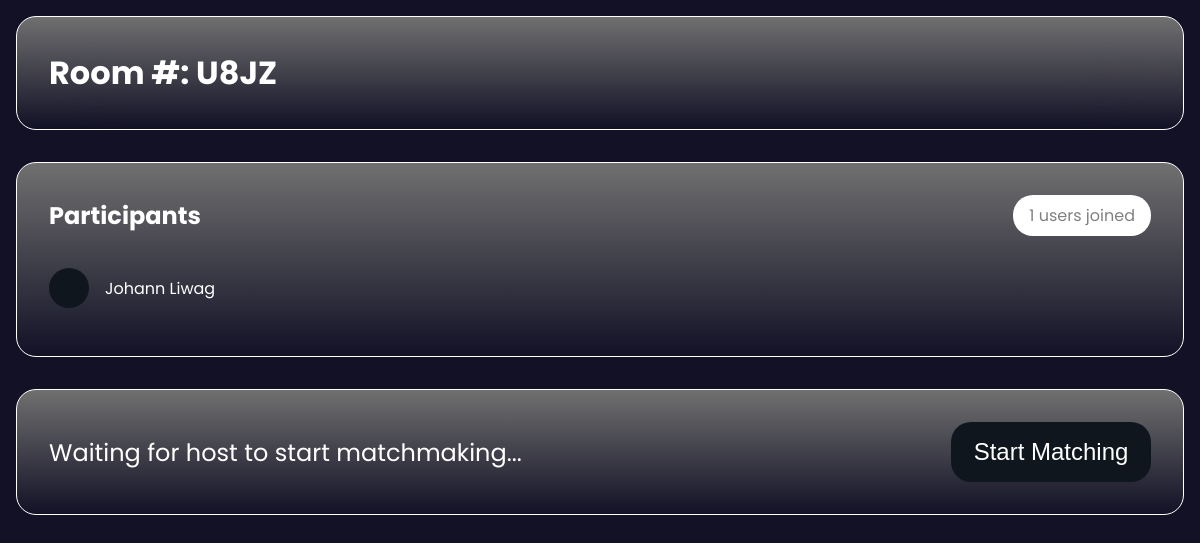
Page /master/match on the earlier database version.
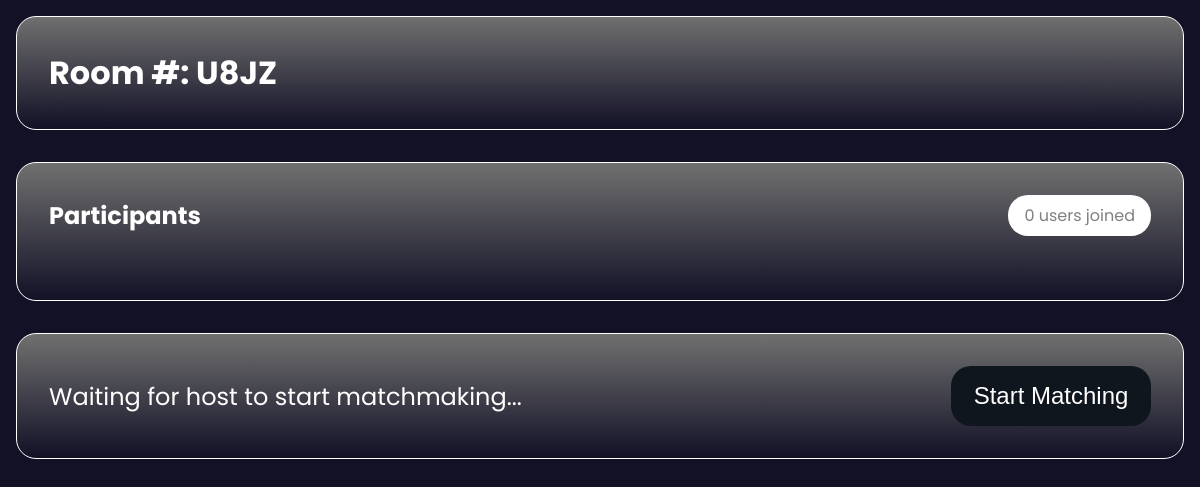
Same page on the later database version.
### moment/models.py (models this page shows, shortened)
class User(db.Model):
    id = db.Column(db.Integer, primary_key=True)
    name = db.Column(db.String(120), nullable=False, unique=True)
    college = db.Column(db.String(120))
    skills = db.Column(db.String(120))
    answers = db.relationship('Answer', backref='user', lazy=True)

### moment/routes.py (the view)
@main.route('/master/match', methods=['GET'])
def masterMatch():
    users = User.query.all()
    participants = [{
        'name': user.name,
        'college': user.college,
        'skills': user.skills
    } for user in users]
    return render_template(
        '/admin/match.html', session_code=SESSION_CODE,
        participants=participants, length=len(participants)
    )

### moment/templates/admin/match.html (shortened to what this page needs)
<!DOCTYPE html>
<html lang="en">
  <head>
    <link href="/static/main.css" rel="stylesheet" />
  </head>
  <body>
    <div>
      <div class="top-bar">
        <h1 id="session_code">Room #: {{ session_code }} </h1>
      </div>
      <div class="details">
        <div class="participants">
          <div class="participant-header">
            <h2>Participants</h2>
            <p>{{ participants | length }} users joined</p>
          </div>
          <div class="users" id="users">
            {% for participant in participants %}
            <div class="player">
              <div class="pfp"></div>
              <p>{{ participant.name }}</p>
            </div>
            {% endfor %}
          </div>
        </div>
      </div>
      <div class="bottom-bar">
        <div class="bottom-message">
          <p>Waiting for host to start matchmaking...</p>
        </div>
        <div class="bottom-button">
          <button class="Start" id="master" type="button">Start Matching</button>
        </div>
      </div>
    </div>
  </body>
</html>

### moment/static/main.css (style rules this page uses)
:root { --primary-bg: #121126; --secondary-bg: linear-gradient(#707070FF, #00000000); --text-color: rgb(255, 255, 255); --accent-color: #0F161E; --border-radius-sm: 10px; --border-radius-md: 20px; --border-radius-lg: 40px; --spacing-xs: 0.5rem; --spacing-sm: 1rem; --spacing-md: 2rem; --spacing-lg: 3rem; }
* { margin: 0; padding: 0; box-sizing: border-box; z-index: 10; }
body { background-color: var(--primary-bg); font-family: 'Poppins', sans-serif; color: var(--text-color); min-height: 100vh; padding: var(--spacing-sm); overflow: hidden; }
h1, h2, h3, p { font-family: 'Poppins', sans-serif; color: var(--text-color); }
.top-bar { background: var(--secondary-bg); padding: var(--spacing-md); border-radius: var(--border-radius-md); margin-bottom: var(--spacing-md); border: 1px solid white; backdrop-filter: blur(50px); }
#session_code { color: white; }
.details { display: flex; flex-wrap: wrap; gap: var(--spacing-md); height: 20%; }
.participants, .participant-form { background: var(--secondary-bg); border-radius: var(--border-radius-md); padding: var(--spacing-md); border: 1px solid white; }
.participants { max-height: 10%; flex: 1; min-width: 300px; }
.participant-header { display: flex; flex-wrap: wrap; gap: var(--spacing-sm); align-items: center; }
.participant-header h2 { flex: 1; }
.participant-header p { background-color: white; color: grey; padding: var(--spacing-xs) var(--spacing-sm); border-radius: var(--border-radius-md); }
.bottom-bar { display: flex; align-items: center; gap: var(--spacing-md); background: var(--secondary-bg); padding: var(--spacing-md); border-radius: var(--border-radius-md); margin-top: var(--spacing-md); border: 1px solid white; }
.bottom-message { flex: 1; font-size: clamp(1rem, 3vw, 1.5rem); }
.bottom-button { width: clamp(100px, 20%, 200px); }
.bottom-button button { width: 100%; padding: var(--spacing-sm); background-color: var(--accent-color); color: white; border: none; border-radius: var(--border-radius-md); font-size: clamp(1rem, 2vw, 1.5rem); cursor: pointer; }

Differences in the rows shown:
removed User: name "Johann Liwag"
Other differences:
{{ participants | length }}: "1" → "0"
